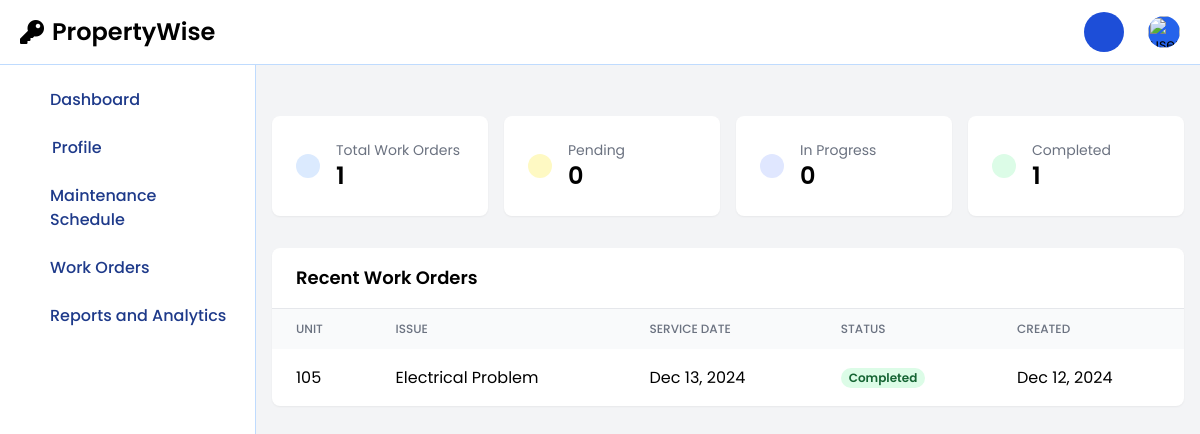
/staff/staffDashboard.php (signed in), run on an earlier commit of the app's database.
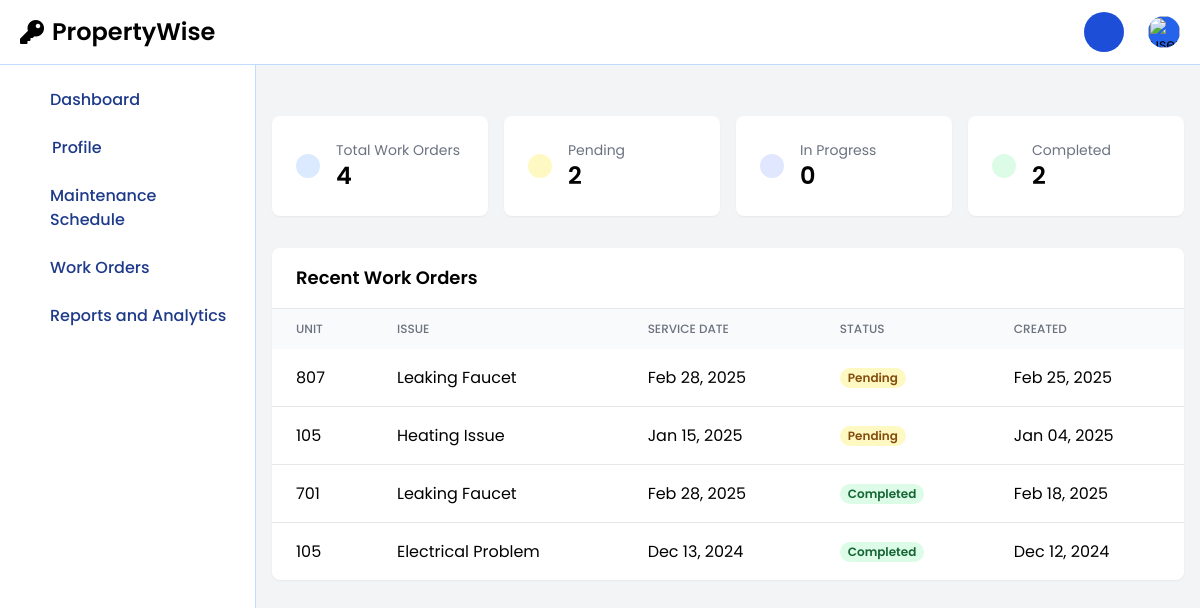
And on a later commit of the database.
### tables this page shows
CREATE TABLE `maintenance_requests` (
  `id` int(11) NOT NULL,
  `user_id` int(11) NOT NULL,
  `unit` varchar(50) NOT NULL,
  `issue` varchar(100) NOT NULL,
  `description` text NOT NULL,
  `action_taken` text DEFAULT NULL,
  `maintenance_cost` decimal(10,2) DEFAULT NULL,
  `completion_date` datetime DEFAULT NULL,
  `service_date` date NOT NULL,
  `status` enum('Pending','In Progress','Completed') DEFAULT 'Pending',
  `report_pdf` varchar(255) DEFAULT NULL,
  `image` varchar(255) DEFAULT NULL,
  `created_at` timestamp NOT NULL DEFAULT current_timestamp(),
  `updated_at` timestamp NOT NULL DEFAULT current_timestamp() ON UPDATE current_timestamp(),
  `assigned_to` int(11) DEFAULT NULL,
  `priority` enum('high','medium','low') NOT NULL DEFAULT 'medium',
  `archived` tinyint(1) DEFAULT 0
);

CREATE TABLE `property` (
  `unit_id` int(11) NOT NULL,
  `unit_no` varchar(50) NOT NULL,
  `unit_type` varchar(50) NOT NULL,
  `square_meter` decimal(10,2) NOT NULL,
  `monthly_rent` decimal(10,2) NOT NULL,
  `images` text DEFAULT NULL,
  `status` enum('Available','Occupied','Maintenance','Reserved') DEFAULT 'Available',
  `position` varchar(20) DEFAULT 'active'
);

### staff/staffDashboard.php (the view, shortened to what this page needs)
<?php
require_once '../session/db.php';
$staffId = $_SESSION['staff_id'];
$stats_query = "SELECT
    COUNT(*) as total_work_orders,
    SUM(CASE WHEN status = 'Pending' THEN 1 ELSE 0 END) as pending_orders,
    SUM(CASE WHEN status = 'In Progress' THEN 1 ELSE 0 END) as ongoing_orders,
    SUM(CASE WHEN status = 'Completed' THEN 1 ELSE 0 END) as completed_orders
FROM maintenance_requests
WHERE assigned_to = ? AND archived = 0";
$stmt = $conn->prepare($stats_query);
$stmt->bind_param("i", $staffId);
$stmt->execute();
$stats = $stmt->get_result()->fetch_assoc();
$recent_orders_query = "SELECT
    m.id,
    m.issue,
    m.description,
    m.status,
    m.service_date,
    m.created_at,
    p.unit_no,
    p.unit_type,
    p.status as unit_status
FROM maintenance_requests m
JOIN property p ON m.unit = p.unit_no
WHERE m.assigned_to = ?
AND m.archived = 0
ORDER BY
    CASE m.status
        WHEN 'Pending' THEN 1
        WHEN 'In Progress' THEN 2
        WHEN 'Completed' THEN 3
    END,
    m.created_at DESC
LIMIT 5";
$stmt = $conn->prepare($recent_orders_query);
$stmt->bind_param("i", $staffId);
$stmt->execute();
$recent_orders = $stmt->get_result()->fetch_all(MYSQLI_ASSOC);
?>
<!DOCTYPE html>
<html lang="en">
<head>
    <script src="https://cdn.tailwindcss.com"></script>
</head>
<body class="bg-gray-100">
<?php include('staffNavbar.php'); ?>
<?php include('staffSidebar.php'); ?>
<div class="p-4 mt-5 sm:ml-64">
    <div class="mt-20">
        <div class="grid grid-cols-1 md:grid-cols-2 lg:grid-cols-4 gap-4">
            <div class="bg-white rounded-lg p-6 shadow-sm">
                <div class="flex items-center">
                    <div class="p-3 rounded-full bg-blue-100">
                    </div>
                    <div class="ml-4">
                        <h3 class="text-gray-500 text-sm">Total Work Orders</h3>
                        <p class="text-2xl font-semibold"><?= $stats['total_work_orders'] ?></p>
                    </div>
                </div>
            </div>
            <div class="bg-white rounded-lg p-6 shadow-sm">
                <div class="flex items-center">
                    <div class="p-3 rounded-full bg-yellow-100">
                    </div>
                    <div class="ml-4">
                        <h3 class="text-gray-500 text-sm">Pending</h3>
                        <p class="text-2xl font-semibold"><?= $stats['pending_orders'] ?></p>
                    </div>
                </div>
            </div>
            <div class="bg-white rounded-lg p-6 shadow-sm">
                <div class="flex items-center">
                    <div class="p-3 rounded-full bg-indigo-100">
                    </div>
                    <div class="ml-4">
                        <h3 class="text-gray-500 text-sm">In Progress</h3>
                        <p class="text-2xl font-semibold"><?= $stats['ongoing_orders'] ?></p>
                    </div>
                </div>
            </div>
            <div class="bg-white rounded-lg p-6 shadow-sm">
                <div class="flex items-center">
                    <div class="p-3 rounded-full bg-green-100">
                    </div>
                    <div class="ml-4">
                        <h3 class="text-gray-500 text-sm">Completed</h3>
                        <p class="text-2xl font-semibold"><?= $stats['completed_orders'] ?></p>
                    </div>
                </div>
            </div>
        </div>
        <div class="mt-8 bg-white rounded-lg shadow-sm">
            <div class="px-6 py-4 border-b border-gray-200">
                <h2 class="text-lg font-semibold">Recent Work Orders</h2>
            </div>
            <div class="overflow-x-auto">
                <table class="min-w-full">
                    <thead class="bg-gray-50">
                        <tr>
                            <th class="px-6 py-3 text-left text-xs font-medium text-gray-500 uppercase">Unit</th>
                            <th class="px-6 py-3 text-left text-xs font-medium text-gray-500 uppercase">Issue</th>
                            <th class="px-6 py-3 text-left text-xs font-medium text-gray-500 uppercase">Service Date</th>
                            <th class="px-6 py-3 text-left text-xs font-medium text-gray-500 uppercase">Status</th>
                            <th class="px-6 py-3 text-left text-xs font-medium text-gray-500 uppercase">Created</th>
                        </tr>
                    </thead>
                    <tbody class="divide-y divide-gray-200">
                        <?php foreach ($recent_orders as $order): ?>
                            <tr>
                                <td class="px-6 py-4"><?= htmlspecialchars($order['unit_no']) ?></td>
                                <td class="px-6 py-4"><?= htmlspecialchars($order['issue']) ?></td>
                                <td class="px-6 py-4"><?= date('M d, Y', strtotime($order['service_date'])) ?></td>
                                <td class="px-6 py-4">
                                    <span class="px-2 inline-flex text-xs leading-5 font-semibold rounded-full
                                        <?= match($order['status']) {
                                            'Pending' => 'bg-yellow-100 text-yellow-800',
                                            'In Progress' => 'bg-blue-100 text-blue-800',
                                            'Completed' => 'bg-green-100 text-green-800',
                                            default => 'bg-gray-100 text-gray-800'
                                        } ?>">
                                        <?= $order['status'] ?>
                                    </span>
                                </td>
                                <td class="px-6 py-4"><?= date('M d, Y', strtotime($order['created_at'])) ?></td>
                            </tr>
                        <?php endforeach; ?>
                    </tbody>
                </table>
            </div>
        </div>
    </div>
</div>
</body>
</html>

### staff/staffNavbar.php (shortened to what this page needs)
<!DOCTYPE html>
<html lang="en">
<head>
    <script src="https://cdn.tailwindcss.com"></script>
    <link rel="stylesheet" href="https://cdnjs.cloudflare.com/ajax/libs/font-awesome/5.15.4/css/all.min.css">
</head>
<body>
<nav class="fixed top-0 z-50 w-full bg-white border-b border-blue-200 dark:bg-blue-800 dark:border-blue-700">
    <div class="px-3 py-3 lg:px-5 lg:pl-3">
        <div class="flex items-center justify-between">
            <div class="flex items-center justify-start rtl:justify-end">
                <a href="#" class="flex items-center ms-2 md:me-24">
                    <span class="self-center text-xl font-semibold sm:text-2xl whitespace-nowrap dark:text-white flex items-center">
                        <i class="fas fa-key text-inherit mr-2"></i>
                        PropertyWise
                    </span>
                </a>
            </div>
            <div class="flex items-center">
                    <div class="flex items-center ms-3 relative">
                        <button type="button" class="flex items-center justify-center w-10 h-10 bg-blue-700 rounded-full text-white" id="notification-button">
                            <svg data-feather="bell" class="w-6 h-6 text-blue-800 dark:text-white"></svg>
                        </button>
                        <button type="button" class="flex text-sm bg-blue-600 rounded-full focus:ring-4 ms-6 focus:ring-blue-300 dark:focus:ring-blue-600" aria-expanded="false" id="user-menu-button">
                            <img class="w-8 h-8 rounded-full" src="https://flowbite.com/docs/images/people/profile-picture-5.jpg" alt="user photo">
                        </button>
                    </div>
                </div>
                </div>
            </div>
</nav>
</body>
</html>

### staff/staffSidebar.php (shortened to what this page needs)
<!DOCTYPE html>
<html lang="en">
<head>
    <script src="https://cdn.tailwindcss.com"></script>
</head>
<body>
<aside id="logo-sidebar" class="fixed top-0 left-0 z-40 w-64 h-screen pt-20 transition-transform -translate-x-full bg-white border-r border-blue-200 sm:translate-x-0 dark:bg-blue-800 dark:border-blue-700" aria-label="Sidebar">
    <div class="h-full px-3 pb-4 overflow-y-auto bg-white dark:bg-blue-800">
        <ul class="space-y-2 font-medium">
            <li>
                <a href="staffDashboard.php" class="grid grid-cols-[30px_auto] items-center p-2 text-blue-900 rounded-lg dark:text-white hover:bg-blue-100 dark:hover:bg-blue-700">
                    <svg data-feather="home" class="text-white w-5 h-5"></svg>
                    <span>Dashboard</span>
                </a>
            </li>
            <li>
                <a href="staffProfile.php" class="flex items-center p-2 text-blue-900 rounded-lg dark:text-white hover:bg-blue-100 dark:hover:bg-blue-700 group">
                    <svg data-feather="user" class="w-5 h-5 text-white w-5 h-5"></svg>
                    <span class="flex-1 ms-3 whitespace-nowrap">Profile</span>
                </a>
            </li>
             <li>
                <a href="staffSchedule.php" class="grid grid-cols-[30px_auto] items-center p-2 text-blue-900 rounded-lg dark:text-white hover:bg-blue-100 dark:hover:bg-blue-700">
                    <svg data-feather="calendar" class="text-white w-5 h-5"></svg>
                    <span>Maintenance Schedule</span>
                </a>
            </li>
                <li>
                <a href="staffWork.php" class="grid grid-cols-[30px_auto] items-center p-2 text-blue-900 rounded-lg dark:text-white hover:bg-blue-100 dark:hover:bg-blue-700">
                    <svg data-feather="clipboard" class="text-white w-5 h-5"></svg>
                    <span>Work Orders</span>
                </a>
            </li>
            <li>
                <a href="staffReports.php" class="grid grid-cols-[30px_auto] items-center p-2 text-blue-900 rounded-lg dark:text-white hover:bg-blue-100 dark:hover:bg-blue-700">
                    <svg data-feather="bar-chart" class="text-white w-5 h-5"></svg>
                    <span>Reports and Analytics</span>
                </a>
            </li>
        </ul>
    </div>
</aside>
</body>
</html>

### staff/staffDashboard.php (style rules this page uses)
body { font-family: 'Poppins', sans-serif; }

### staff/staffSidebar.php (style rules this page uses)
.transition-transform { transition: transform 0.3s ease; }
body { font-family: 'Poppins', sans-serif; }

What changed in the data, as far as the page shows it:
added maintenance_requests: property.unit_no "807", issue "Leaking Faucet", service_date "Feb 28, 2025", status "Pending", created_at "Feb 25, 2025"
now on this page (row edited): maintenance_requests: property.unit_no "105", issue "Heating Issue", service_date "Jan 15, 2025", status "Pending", created_at "Jan 04, 2025"
added maintenance_requests: property.unit_no "701", issue "Leaking Faucet", service_date "Feb 28, 2025", status "Completed", created_at "Feb 18, 2025"
Also different on the page:
$stats['total_work_orders']: "1" → "4"
$stats['pending_orders']: "0" → "2"
$stats['completed_orders']: "1" → "2"
